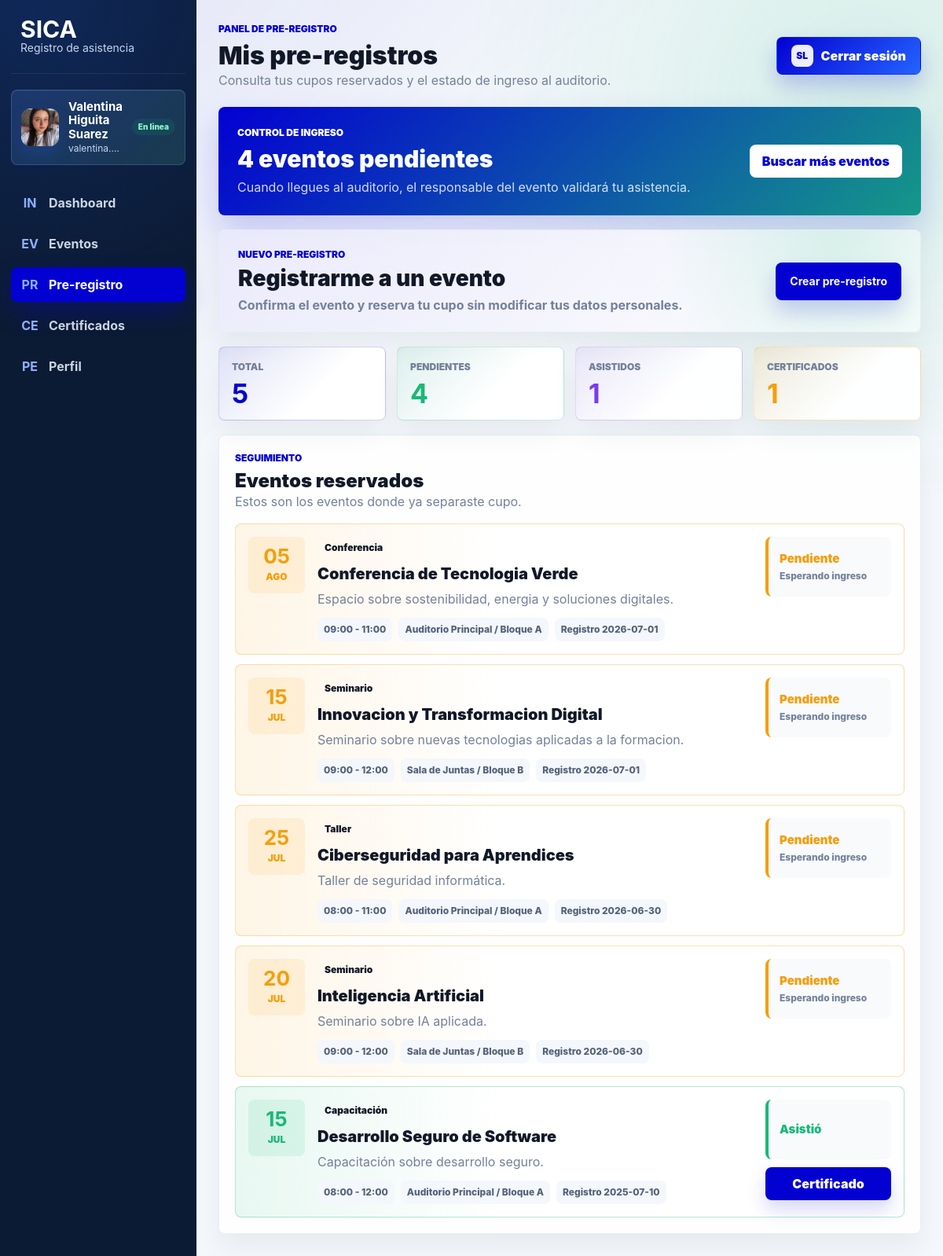
Page /aprendiz/preregistro.php (signed in) on the committed database.
### tables this page shows
CREATE TABLE `usuario` (
  `id_documento` bigint(20) NOT NULL,
  `tipo_documento` varchar(10) NOT NULL DEFAULT 'CC',
  `nombre` varchar(50) NOT NULL,
  `apellido` varchar(50) NOT NULL,
  `correo` varchar(100) NOT NULL,
  `contrasena` varchar(255) NOT NULL,
  `telefono` varchar(15) DEFAULT NULL,
  `foto_perfil` varchar(255) DEFAULT NULL,
  `fecha_registro` date NOT NULL,
  `id_rol` int(11) NOT NULL,
  `id_ficha` int(11) DEFAULT NULL,
  `id_estado` int(11) DEFAULT NULL
);

CREATE TABLE `preregistro` (
  `id_preregistro` int(11) NOT NULL,
  `id_documento` bigint(20) NOT NULL,
  `id_evento` int(11) NOT NULL,
  `fecha_registro` date NOT NULL,
  `asistencia` enum('Pendiente','Asistió','No asistió') NOT NULL DEFAULT 'Pendiente',
  `fecha_ingreso` date DEFAULT NULL,
  `hora` time DEFAULT NULL
);

CREATE TABLE `evento` (
  `id_evento` int(11) NOT NULL,
  `nombre_evento` varchar(100) NOT NULL,
  `descripcion` varchar(150) DEFAULT NULL,
  `fecha_evento` date NOT NULL,
  `hora_inicio` time NOT NULL,
  `hora_fin` time NOT NULL,
  `codigo_evento` varchar(20) NOT NULL,
  `id_auditorio` int(11) NOT NULL,
  `id_tipo_evento` int(11) NOT NULL,
  `id_solicitante` bigint(20) DEFAULT NULL,
  `id_coordinador` bigint(20) DEFAULT NULL,
  `observacion` varchar(255) DEFAULT NULL,
  `fecha_aprobacion` date DEFAULT NULL,
  `id_estado` int(11) DEFAULT NULL
);

CREATE TABLE `tipo_evento` (
  `id_tipo_evento` int(11) NOT NULL,
  `nombre_tipo` varchar(50) NOT NULL
);

CREATE TABLE `auditorio` (
  `id_auditorio` int(11) NOT NULL,
  `nombre_auditorio` varchar(80) NOT NULL,
  `bloque` varchar(10) NOT NULL,
  `capacidad` int(11) NOT NULL,
  `cantidad_computadores` int(11) DEFAULT NULL,
  `tiene_aire_acondicionado` tinyint(1) DEFAULT NULL,
  `tiene_ventilador` tinyint(1) DEFAULT NULL,
  `tiene_tablero` tinyint(1) DEFAULT NULL,
  `tiene_televisor` tinyint(1) DEFAULT NULL,
  `id_estado` int(11) DEFAULT NULL
);

### includes/paths.php (called while the page is built, shortened)
<?php
function app_base_path(): string
{
    static $basePath = null;
    if ($basePath !== null) {
        return $basePath;
    }
    $scriptName = str_replace('\\', '/', $_SERVER['SCRIPT_NAME'] ?? '');
    $segments = array_values(array_filter(explode('/', trim($scriptName, '/')), 'strlen'));
    $firstSegment = $segments[0] ?? '';
    $rootEntries = [
        'admin',
        'aprendiz',
        'coordinador',
        'css',
        'img',
        'includes',
        'instructor',
        'js',
        'login',
        'index.php',
    ];
    $basePath = ($firstSegment !== '' && !in_array($firstSegment, $rootEntries, true))
        ? '/' . $firstSegment
        : '';
    return $basePath;
}
function app_url(string $path): string
{
    return app_base_path() . '/' . ltrim($path, '/');
}

### aprendiz/preregistro.php (the view, shortened to what this page needs)
<?php
require_once __DIR__ . '/../config/conexion.php';
require_once __DIR__ . '/../includes/aprendiz_helpers.php';
$usuario = $_SESSION['usuario'] ?? [];
$idDocumento = (int)($usuario['id_documento'] ?? 0);
$nombre = trim((string)($usuario['nombre'] ?? 'Aprendiz'));
$apellido = trim((string)($usuario['apellido'] ?? ''));
$nombreCompleto = trim($nombre . ' ' . $apellido);
$nombreCompleto = $nombreCompleto !== '' ? $nombreCompleto : 'Aprendiz SICA';
$correoAprendiz = (string)($usuario['correo'] ?? 'Correo no registrado');
$iniciales = mb_strtoupper(mb_substr($nombre, 0, 1, 'UTF-8') . mb_substr($apellido, 0, 1, 'UTF-8'), 'UTF-8');
$iniciales = $iniciales !== '' ? $iniciales : 'A';
$fotoPerfil = (string)($usuario['foto_perfil'] ?? '');
$formMessage = $_SESSION['preregister_message'] ?? '';
$eventoSeleccionado = (int)($_GET['evento'] ?? 0);
function asistenciaTexto(?string $asistencia): string
{
    $valor = (string)$asistencia;
    if ($valor === 'Pendiente') {
        return 'Pendiente';
    }
    return 'Asistió';
}
try {
    $perfilStmt = $pdo->prepare(
        'SELECT u.id_ficha, u.foto_perfil, p.nombre_programa, j.nombre_jornada
         FROM usuario u
         LEFT JOIN ficha f ON f.id_ficha = u.id_ficha
         LEFT JOIN programa p ON p.id_programa = f.id_programa
         LEFT JOIN jornada j ON j.id_jornada = p.id_jornada
         WHERE u.id_documento = :id_documento
         LIMIT 1'
    );
    $perfilStmt->execute([':id_documento' => $idDocumento]);
    $perfilAprendiz = $perfilStmt->fetch();
    if ($perfilAprendiz) {
        $fotoPerfil = !empty($perfilAprendiz['foto_perfil']) ? (string)$perfilAprendiz['foto_perfil'] : $fotoPerfil;
    }
} catch (Throwable $exception) {
    error_log('SICA: no se pudo cargar el perfil del aprendiz: ' . $exception->getMessage());
}
$preregistros = [];
try {
    $stmt = $pdo->prepare(
        'SELECT pr.id_preregistro, pr.fecha_registro, pr.asistencia, pr.fecha_ingreso, pr.hora,
                e.nombre_evento, e.descripcion, e.fecha_evento, e.hora_inicio, e.hora_fin, es.nombre_estado AS estado,
                a.nombre_auditorio, a.bloque, t.nombre_tipo, c.id_certificado, c.ruta_certificado
         FROM preregistro pr
         INNER JOIN evento e ON e.id_evento = pr.id_evento
         INNER JOIN auditorio a ON a.id_auditorio = e.id_auditorio
         INNER JOIN tipo_evento t ON t.id_tipo_evento = e.id_tipo_evento
         INNER JOIN estado es ON es.id_estado = e.id_estado
         LEFT JOIN certificado c ON c.id_preregistro = pr.id_preregistro
         WHERE pr.id_documento = :id_documento
         ORDER BY e.fecha_evento DESC, e.hora_inicio DESC'
    );
    $stmt->execute([':id_documento' => $idDocumento]);
    $preregistros = $stmt->fetchAll();
} catch (Throwable $exception) {
    error_log('SICA: no se pudieron cargar los pre-registros: ' . $exception->getMessage());
}
$totalPreregistros = count($preregistros);
$pendientes = count(array_filter($preregistros, static fn(array $item): bool => (string)$item['asistencia'] === 'Pendiente'));
$asistidos = count(array_filter($preregistros, static fn(array $item): bool => asistenciaTexto((string)$item['asistencia']) === 'Asistió'));
$certificados = count(array_filter($preregistros, static fn(array $item): bool => !empty($item['ruta_certificado'])));
?>
<?php include_once __DIR__ . '/../includes/header.php'; ?>
<main class="apprentice-dashboard">
    <?php apprentice_sidebar('preregistro', $nombreCompleto, $iniciales, $fotoPerfil, $correoAprendiz); ?>
    <section class="apprentice-main">
        <header class="apprentice-topbar">
            <div>
                <p class="eyebrow">Panel de pre-registro</p>
                <h1>Mis pre-registros</h1>
                <span>Consulta tus cupos reservados y el estado de ingreso al auditorio.</span>
            </div>
            <a class="top-logout" href="<?= htmlspecialchars(app_url('login/logout.php'), ENT_QUOTES, 'UTF-8') ?>">
                <span aria-hidden="true">SL</span>
                Cerrar sesión
            </a>
        </header>
        <section class="preregister-hero" aria-label="Resumen de pre-registro">
            <div>
                <p class="eyebrow">Control de ingreso</p>
                <h2><?= htmlspecialchars((string)$pendientes, ENT_QUOTES, 'UTF-8') ?> eventos pendientes</h2>
                <span>Cuando llegues al auditorio, el responsable del evento validará tu asistencia.</span>
            </div>
            <a href="<?= htmlspecialchars(app_url('aprendiz/eventos.php'), ENT_QUOTES, 'UTF-8') ?>">Buscar más eventos</a>
        </section>
        <section class="preregister-form-panel" aria-label="Formulario de pre-registro">
            <details class="preregister-drawer" <?= ($formMessage !== '' || $eventoSeleccionado > 0) ? 'open' : '' ?>>
                <summary>
                    <span>
                        <small>Nuevo pre-registro</small>
                        <strong>Registrarme a un evento</strong>
                        <em>Confirma el evento y reserva tu cupo sin modificar tus datos personales.</em>
                    </span>
                    <b>Crear pre-registro</b>
                </summary>
            </details>
        </section>
        <section class="preregister-stats" aria-label="Indicadores de pre-registro">
            <article>
                <span>Total</span>
                <strong><?= htmlspecialchars((string)$totalPreregistros, ENT_QUOTES, 'UTF-8') ?></strong>
            </article>
            <article>
                <span>Pendientes</span>
                <strong><?= htmlspecialchars((string)$pendientes, ENT_QUOTES, 'UTF-8') ?></strong>
            </article>
            <article>
                        <span>Asistidos</span>
                <strong><?= htmlspecialchars((string)$asistidos, ENT_QUOTES, 'UTF-8') ?></strong>
            </article>
            <article>
                <span>Certificados</span>
                <strong><?= htmlspecialchars((string)$certificados, ENT_QUOTES, 'UTF-8') ?></strong>
            </article>
        </section>
        <section class="preregister-panel" aria-label="Listado de pre-registros">
            <div class="section-heading">
                <div>
                    <p class="eyebrow">Seguimiento</p>
                    <h2>Eventos reservados</h2>
                    <span>Estos son los eventos donde ya separaste cupo.</span>
                </div>
            </div>
            <div class="preregister-list">
                <?php foreach ($preregistros as $item): ?>
                    <?php
                    $fechaEvento = new DateTime((string)$item['fecha_evento']);
                    $asistencia = asistenciaTexto((string)$item['asistencia']);
                    $statusClass = $asistencia === 'Pendiente' ? 'pending' : ($asistencia === 'Asistió' ? 'ok' : 'missed');
                    ?>
                    <article class="preregister-card <?= htmlspecialchars($statusClass, ENT_QUOTES, 'UTF-8') ?>">
                        <div class="preregister-date">
                            <strong><?= htmlspecialchars($fechaEvento->format('d'), ENT_QUOTES, 'UTF-8') ?></strong>
                            <span><?= htmlspecialchars(apprentice_month($fechaEvento), ENT_QUOTES, 'UTF-8') ?></span>
                        </div>
                        <div class="preregister-body">
                            <span class="event-type"><?= htmlspecialchars((string)$item['nombre_tipo'], ENT_QUOTES, 'UTF-8') ?></span>
                            <h3><?= htmlspecialchars((string)$item['nombre_evento'], ENT_QUOTES, 'UTF-8') ?></h3>
                            <p><?= htmlspecialchars((string)($item['descripcion'] ?? 'Evento programado por SICA.'), ENT_QUOTES, 'UTF-8') ?></p>
                            <div class="event-meta">
                                <span><?= htmlspecialchars(substr((string)$item['hora_inicio'], 0, 5) . ' - ' . substr((string)$item['hora_fin'], 0, 5), ENT_QUOTES, 'UTF-8') ?></span>
                                <span><?= htmlspecialchars((string)$item['nombre_auditorio'] . ' / Bloque ' . (string)$item['bloque'], ENT_QUOTES, 'UTF-8') ?></span>
                                <span><?= htmlspecialchars('Registro ' . (string)$item['fecha_registro'], ENT_QUOTES, 'UTF-8') ?></span>
                            </div>
                        </div>
                        <div class="preregister-status">
                            <div class="preregister-status-card">
                                <span><?= htmlspecialchars($asistencia, ENT_QUOTES, 'UTF-8') ?></span>
                                <?php if (empty($item['id_certificado'])): ?>
                                    <small><?= $asistencia === 'Pendiente' ? 'Esperando ingreso' : 'Certificado pendiente' ?></small>
                                <?php endif; ?>
                            </div>
                            <?php if (!empty($item['id_certificado'])): ?>
                                <a href="<?= htmlspecialchars(app_url('aprendiz/descargar_certificado.php?id=' . (int)$item['id_certificado']), ENT_QUOTES, 'UTF-8') ?>">Certificado</a>
                            <?php endif; ?>
                        </div>
                    </article>
                <?php endforeach; ?>
            </div>
        </section>
    </section>
</main>
<?php include_once __DIR__ . '/../includes/footer.php'; ?>

### includes/aprendiz_helpers.php (shortened to what this page needs)
<?php
if (!function_exists('apprentice_e')) {
    function apprentice_e(string|int|null $value): string
    {
        return htmlspecialchars((string)$value, ENT_QUOTES, 'UTF-8');
    }
}
if (!function_exists('apprentice_month')) {
    function apprentice_month(DateTimeInterface $date): string
    {
        $months = [
            1 => 'ENE',
            2 => 'FEB',
            3 => 'MAR',
            4 => 'ABR',
            5 => 'MAY',
            6 => 'JUN',
            7 => 'JUL',
            8 => 'AGO',
            9 => 'SEP',
            10 => 'OCT',
            11 => 'NOV',
            12 => 'DIC',
        ];
        return $months[(int)$date->format('n')] ?? mb_strtoupper($date->format('M'), 'UTF-8');
    }
}
if (!function_exists('apprentice_sidebar')) {
    function apprentice_sidebar(
        string $current,
        string $nombreCompleto,
        string $iniciales,
        string $fotoPerfil,
        string $correo
    ): void {
        $items = [
            'dashboard' => ['IN', 'Dashboard', app_url('aprendiz/index.php')],
            'eventos' => ['EV', 'Eventos', app_url('aprendiz/eventos.php')],
            'preregistro' => ['PR', 'Pre-registro', app_url('aprendiz/preregistro.php')],
            'certificados' => ['CE', 'Certificados', app_url('aprendiz/certificados.php')],
            'perfil' => ['PE', 'Perfil', app_url('aprendiz/perfil.php')],
        ];
        ?>
        <aside class="apprentice-sidebar" aria-label="Menu del aprendiz">
            <a class="apprentice-brand" href="<?= apprentice_e(app_url('aprendiz/index.php')) ?>">
                <span>
                    <strong>SICA</strong>
                    <small>Registro de asistencia</small>
                </span>
            </a>
            <a class="apprentice-person" href="<?= apprentice_e(app_url('aprendiz/perfil.php')) ?>" aria-label="Ver perfil del aprendiz">
                <div class="apprentice-person-avatar">
                    <?php if ($fotoPerfil !== ''): ?>
                        <img src="<?= apprentice_e(app_url($fotoPerfil)) ?>" alt="">
                    <?php else: ?>
                        <?= apprentice_e($iniciales) ?>
                    <?php endif; ?>
                </div>
                <div>
                    <strong><?= apprentice_e($nombreCompleto) ?></strong>
                    <small><?= apprentice_e($correo) ?></small>
                </div>
            </a>
            <nav class="apprentice-nav">
                <?php foreach ($items as $key => [$icon, $label, $url]): ?>
                    <a class="<?= $current === $key ? 'active' : '' ?>" href="<?= apprentice_e($url) ?>">
                        <span aria-hidden="true"><?= apprentice_e($icon) ?></span>
                        <?= apprentice_e($label) ?>
                    </a>
                <?php endforeach; ?>
            </nav>
        </aside>
        <?php
    }
}

### css/login.css (style rules this page uses)
:root { --login-blue: #2563ff; --login-blue-dark: #1d4ed8; --login-text: #182235; --login-muted: #7a879b; --login-line: #e6ebf3; --border-angle: 0deg; }
* { box-sizing: border-box; }
body { min-height: 100vh; margin: 0; color: var(--login-text); font-family: "Inter", "Segoe UI", Arial, sans-serif; background: linear-gradient(90deg, rgba(37, 99, 255, 0.08), rgba(255, 255, 255, 0) 18%), linear-gradient(180deg, #f9fbff 0%, #edf4ff 100%); }

### rows in the picture
usuario: foto_perfil (picture)
preregistro: id_evento.fecha_evento "05", id_evento.fecha_evento "AGO", tipo_evento.nombre_tipo "Conferencia", id_evento.nombre_evento "Conferencia de Tecnologia Verde", id_evento.descripcion "Espacio sobre sostenibilidad, energia y soluciones digitales.", id_evento.hora_fin "09:00 - 11:00", auditorio.nombre_auditorio+bloque "Auditorio Principal / Bloque A", fecha_registro "Registro 2026-07-01", asistencia "Pendiente", shows "Esperando ingreso"
preregistro: id_evento.fecha_evento "15", id_evento.fecha_evento "JUL", tipo_evento.nombre_tipo "Seminario", id_evento.nombre_evento "Innovacion y Transformacion Digital", id_evento.descripcion "Seminario sobre nuevas tecnologias aplicadas a la formacion.", id_evento.hora_fin "09:00 - 12:00", auditorio.nombre_auditorio+bloque "Sala de Juntas / Bloque B", fecha_registro "Registro 2026-07-01", asistencia "Pendiente", shows "Esperando ingreso"
preregistro: id_evento.fecha_evento "25", id_evento.fecha_evento "JUL", tipo_evento.nombre_tipo "Taller", id_evento.nombre_evento "Ciberseguridad para Aprendices", id_evento.descripcion "Taller de seguridad informática.", id_evento.hora_fin "08:00 - 11:00", auditorio.nombre_auditorio+bloque "Auditorio Principal / Bloque A", fecha_registro "Registro 2026-06-30", asistencia "Pendiente", shows "Esperando ingreso"
preregistro: id_evento.fecha_evento "20", id_evento.fecha_evento "JUL", tipo_evento.nombre_tipo "Seminario", id_evento.nombre_evento "Inteligencia Artificial", id_evento.descripcion "Seminario sobre IA aplicada.", id_evento.hora_fin "09:00 - 12:00", auditorio.nombre_auditorio+bloque "Sala de Juntas / Bloque B", fecha_registro "Registro 2026-06-30", asistencia "Pendiente", shows "Esperando ingreso"
preregistro: id_evento.fecha_evento "15", id_evento.fecha_evento "JUL", tipo_evento.nombre_tipo "Capacitación", id_evento.nombre_evento "Desarrollo Seguro de Software", id_evento.descripcion "Capacitación sobre desarrollo seguro.", id_evento.hora_fin "08:00 - 12:00", auditorio.nombre_auditorio+bloque "Auditorio Principal / Bloque A", fecha_registro "Registro 2025-07-10", asistencia "Asistió"

### other values in the picture
apprentice_e($nombreCompleto) "Valentina Higuita Suarez"
apprentice_e($correo) "valentina.…"
apprentice_e($icon) "IN"
apprentice_e($label) "Dashboard"
apprentice_e($icon) "EV"
apprentice_e($label) "Eventos"
apprentice_e($icon) "PR"
apprentice_e($label) "Pre-registro"
apprentice_e($icon) "CE"
apprentice_e($label) "Certificados"
apprentice_e($icon) "PE"
apprentice_e($label) "Perfil"
$pendientes "4"
$totalPreregistros "5"
$asistidos "1"
